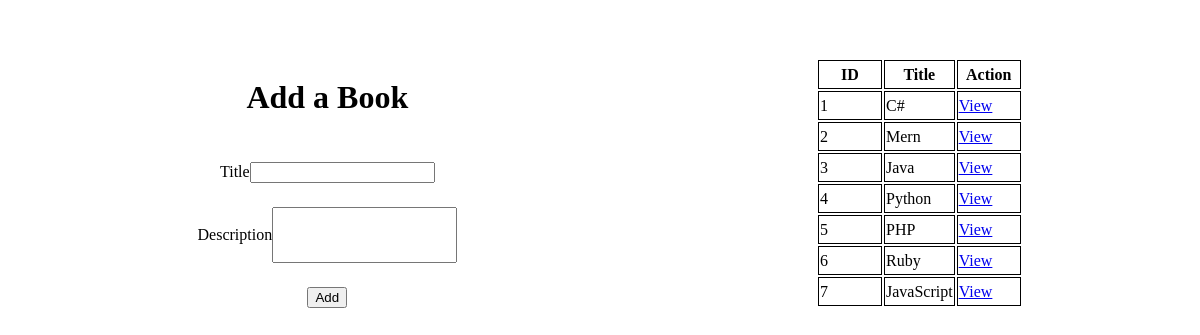
Before: / with the older database file.
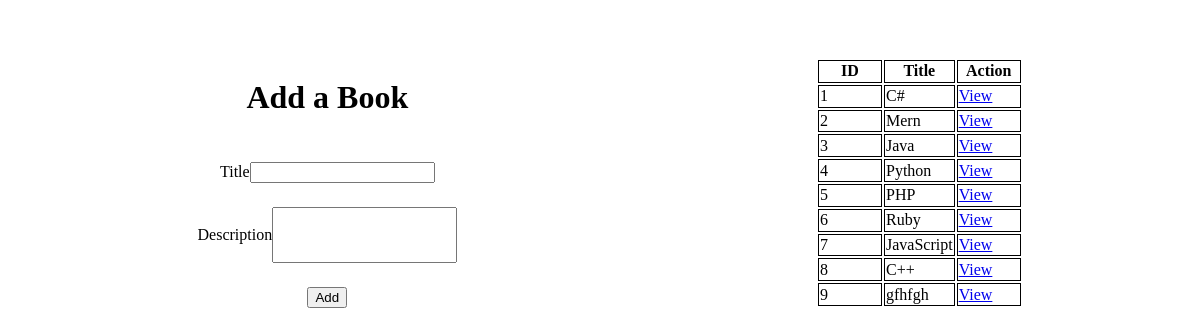
After: the same page with the newer database file.
### app_one/models.py (models this page shows)
class Book(models.Model):
    title = models.CharField(max_length=255)
    desc = models.TextField()
    created_at = models.DateTimeField(auto_now_add=True)
    updated_at = models.DateTimeField(auto_now=True)

### app_one/views.py (the view)
# urls.py: path('', views.index),
def index(request):
    context={
        "all_the_books" : Book.objects.all(),
    }
    return render(request,'index.html',context)

### app_one/templates/index.html (shortened to what this page needs)
<!DOCTYPE html>
<html lang="en">
<head>
    {% load static %}
    <link rel="stylesheet" href="{% static 'style.css' %}">
</head>
<body>
    <main>
        <form action="/add_book" method="post">
            <h1>Add a Book</h1>
            <div><label for="text">Title</label><input type="text"name="title"></div>
            <div><label for="text">Description</label><input class="desc" type="text"name="description"></div>
            <button>Add</button>
        </form>
        <table>
            <tr>
                <th>ID</th>
                <th>Title</th>
                <th>Action</th>
            </tr>
            {% for book in all_the_books %}
                <tr>
                    <td>{{book.id}}</td>
                    <td>{{book.title}}</td>
                    <td><a href="/books/{{book.id}}">View</a></td>
            {%endfor%}
        </table>
    </main>
</body>
</html>

Changed rows visible on the page:
added Book: id "8", title "C++"
added Book: id "9", title "gfhfgh"
